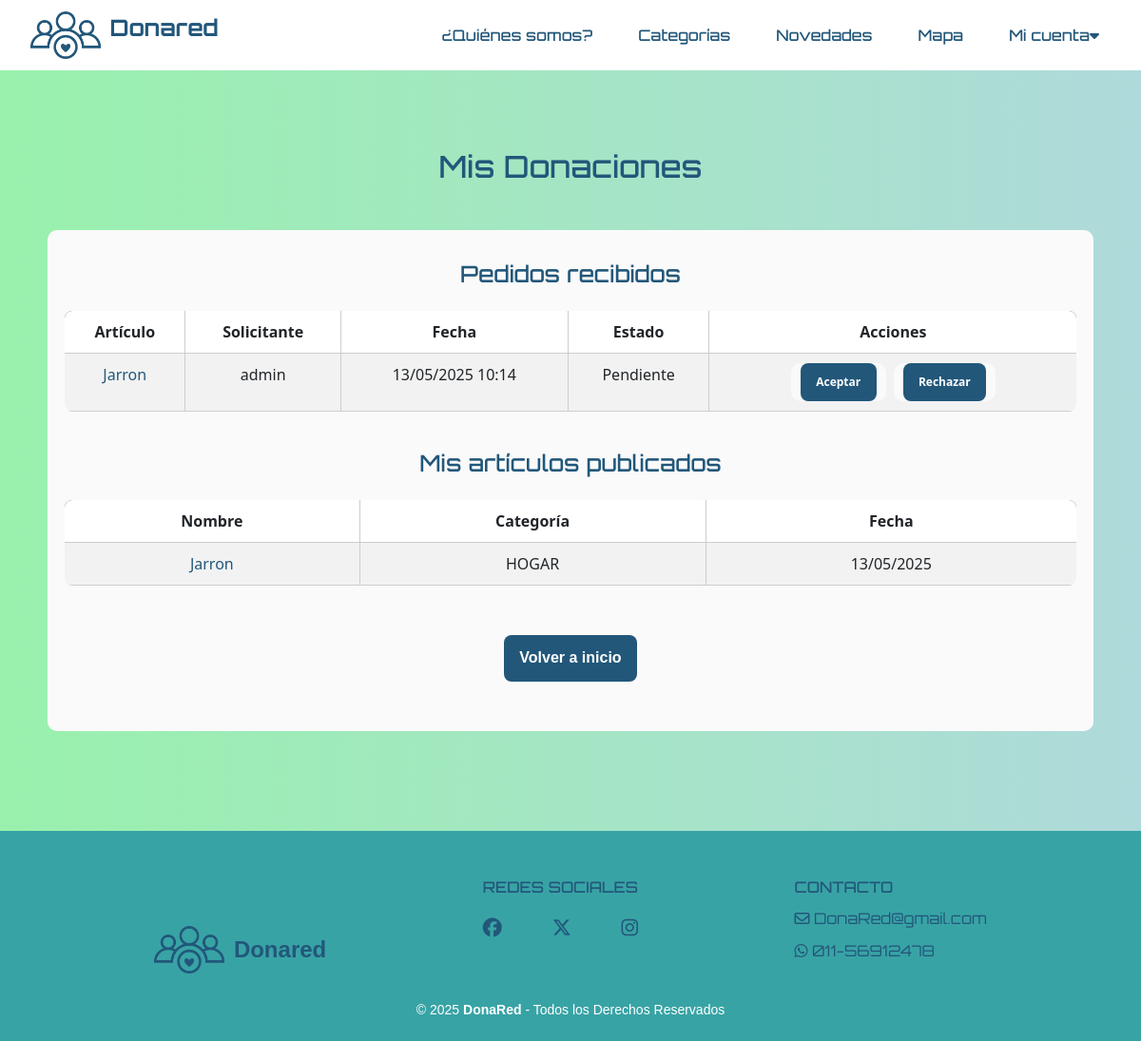
The app's page /donaciones/ (signed in), older data.
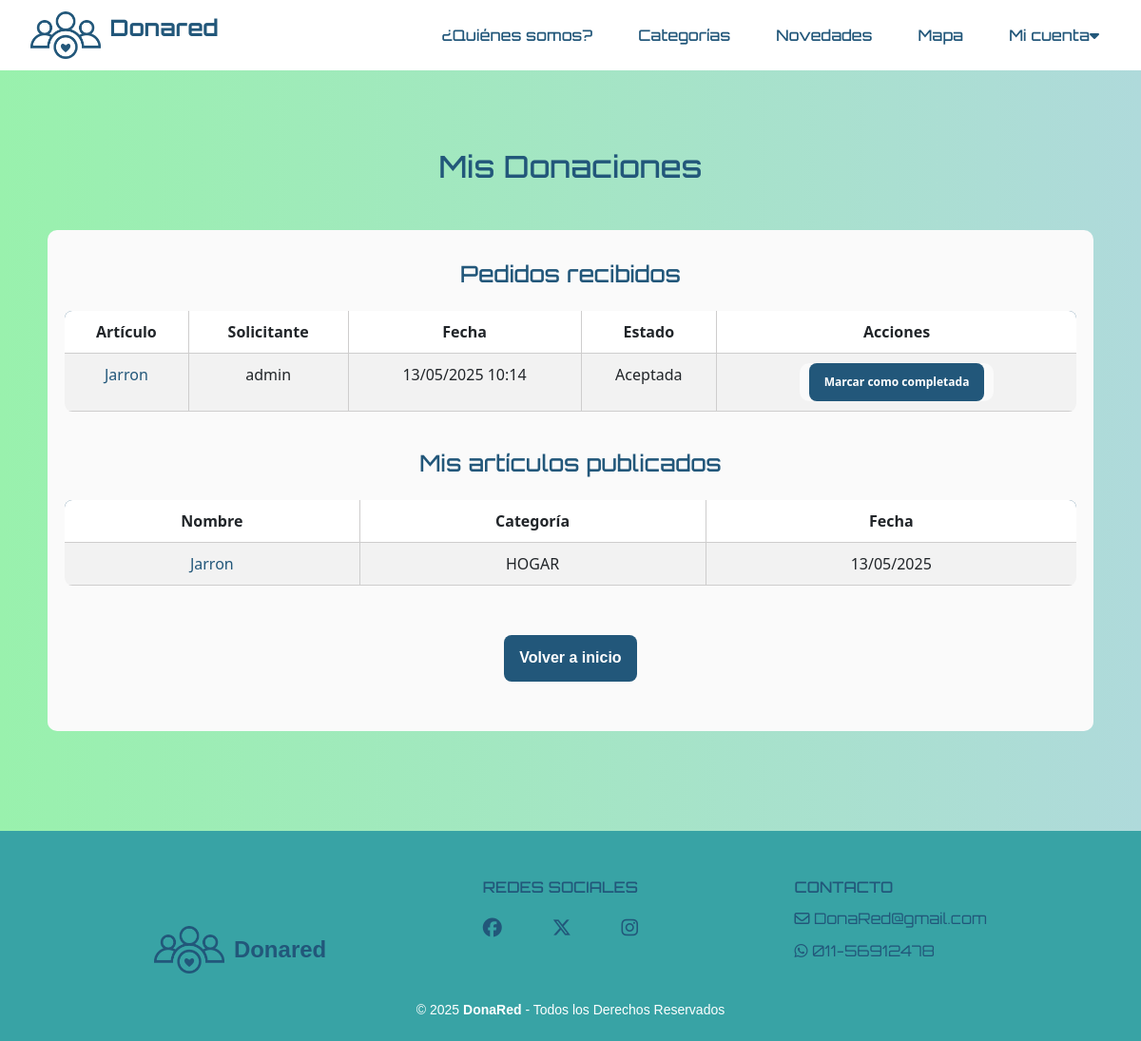
The same page, newer data.
### donaredapp/models.py (models this page shows, shortened)
class Solicitud(models.Model):
    item = models.ForeignKey(Item, on_delete=models.CASCADE, related_name='item_solicitudes')
    donante = models.ForeignKey(User, on_delete=models.CASCADE, related_name='donante_solicitudes')
    beneficiario = models.ForeignKey(User, on_delete=models.CASCADE, related_name='beneficiario_solicitudes')
    fecha_creacion = models.DateTimeField(auto_now_add=True)
    STATUS_CHOICES = [
        ('PENDIENTE', 'Pendiente'),
        ('ACEPTADA', 'Aceptada'),
        ('RECHAZADA', 'Rechazada'),
        ('CONCRETADA', 'Concretada'),
    ]
    estado = models.CharField(max_length=20, choices=STATUS_CHOICES, default='PENDIENTE')
    class Meta:
        unique_together = ['item', 'beneficiario']
        verbose_name = 'Donación'
        verbose_name_plural = 'Donaciones'

class Item(models.Model):
    nombre = models.CharField(max_length=100)
    descripcion = models.TextField(max_length=500)
    categoria = models.ForeignKey(Categoria, on_delete=models.CASCADE)
    fecha_creacion = models.DateTimeField(auto_now_add=True)
    usuario = models.ForeignKey(
        User,
        on_delete=models.CASCADE,
        related_name='items',
        null=True,
    )
    imagen = models.ImageField(upload_to='items/', null=True, blank=True, default='items/sin_imagen.png')
    domicilio = models.CharField(max_length=255, null=True, blank=True)
    activo = models.BooleanField(default=True)
    latitude = models.DecimalField(max_digits=9, decimal_places=6, null=True, blank=True)
    longitude = models.DecimalField(max_digits=9, decimal_places=6, null=True, blank=True)

### donaredapp/views_solicitudes.py (the view)
# urls.py: path('donaciones/', views_solicitudes.donaciones, name='donaciones'),
@login_required
def donaciones(request):
    items = Item.objects.filter(usuario=request.user, activo=True)
    solicitudes = Solicitud.objects.filter(donante=request.user).order_by('-fecha_creacion')
    return render(request, 'donaredapp/donaciones.html', {
        'solicitudes': solicitudes,
        'items': items,
    })

### donaredapp/templates/donaredapp/donaciones.html (shortened to what this page needs)
{% extends 'donaredapp/base.html' %}
{% block content %}
<section>
  <main id="main-solicitudes" class="main-solicitudes">
    <h2>Mis Donaciones</h2>
    <div class="formulario-container">
      <h2>Pedidos recibidos</h2>
      {% if solicitudes %}
      <div class="table-responsive">
        <table class="table table-striped">
          <thead>
            <tr>
              <th>Artículo</th>
              <th>Solicitante</th>
              <th>Fecha</th>
              <th>Estado</th>
              <th>Acciones</th>
            </tr>
          </thead>
          <tbody>
            {% for solicitud in solicitudes %}
              <tr>
                <td><a href="{% url 'donaredapp:tarjeta' item_id=solicitud.item.id %}">{{ solicitud.item.nombre }}</a></td>
                <td>{{ solicitud.beneficiario.username }}</td>
                <td>{{ solicitud.fecha_creacion|date:"d/m/Y H:i" }}</td>
                <td>{{ solicitud.get_estado_display }}</td>
                <td>
                  {% if solicitud.estado == 'PENDIENTE' %}
                  <form method="post" action="{% url 'donaredapp:gestionar_solicitud' solicitud_id=solicitud.id %}">
                    <button type="submit" class="btn btn-primary">Aceptar</button>
                  </form>
                  <form method="post" action="{% url 'donaredapp:gestionar_solicitud' solicitud_id=solicitud.id %}">
                    <button type="submit" class="btn btn-primary">Rechazar</button>
                  </form>
                  {% elif solicitud.estado == 'ACEPTADA' %}
                  <form method="post" action="{% url 'donaredapp:gestionar_solicitud' solicitud_id=solicitud.id %}">
                    <button type="submit" class="btn btn-primary">Marcar como completada</button>
                  </form>
                  {% endif %}
                </td>
              </tr>
            {% endfor %}
          </tbody>
        </table>
      {% else %}
        <p>No tienes solicitudes recibidas.</p>
      {% endif %}
      </div>
      <h2>Mis artículos publicados</h2>
      {% if items %}
      <div class="table-responsive">
        <table class="table table-striped">
          <thead>
            <tr>
              <th>Nombre</th>
              <th>Categoría</th>
              <th>Fecha</th>
            </tr>
          </thead>
          <tbody>
            {% for item in items %}
              <tr>
                <td><a href="{% url 'donaredapp:tarjeta' item_id=item.id %}">{{ item.nombre }}</a></td>
                <td>{{ item.categoria.nombre }}</td>
                <td>{{ item.fecha_creacion|date:"d/m/Y" }}</td>
              </tr>
            {% endfor %}
          </tbody>
        </table>
        {% else %}
          <p>No tienes artículos publicados.</p>
        {% endif %}
      </div>
        <p>
          <a href="{% url 'donaredapp:index' %}">
            <button class="btn btn-primary">Volver a inicio</button>
          </a>
        </p>
    </div>
  </main>
</section>
{% endblock %}

Row changes from the older to the newer data that the page shows:
changed Solicitud "Jarron": estado "Pendiente" → "Aceptada"; estado "Aceptar Rechazar" → "Marcar como completada"
